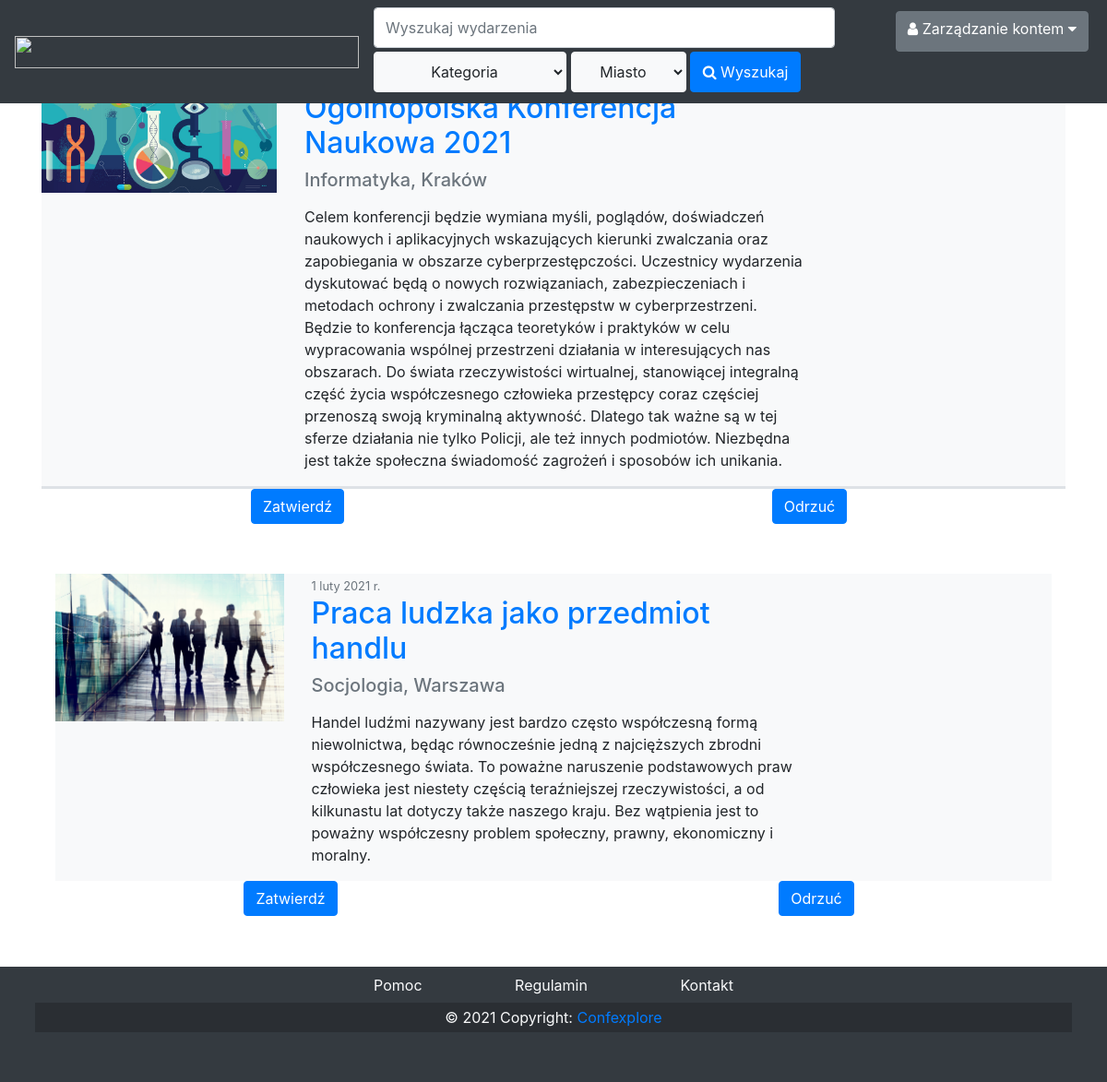
/eventsToAccept/ (signed in), run on the app's committed database.
### content/models.py (models this page shows, shortened)
class Event(models.Model):
    id = models.IntegerField(primary_key=True)
    name = models.CharField(max_length=100, default='konferencja')
    info = models.TextField(blank=True)
    localization = models.ForeignKey('City', on_delete=models.CASCADE, default="Warszawa")
    type = models.ForeignKey('Type', on_delete=models.CASCADE, default="Ogólna")
    date = models.CharField(max_length=30, default='1 stycznia')
    price = models.IntegerField(default=0)
    photo = models.ImageField(upload_to='images/', default='default.jpg')
    schedule = models.FileField(upload_to='schedule/', default='default.pdf')
    accepted = models.BooleanField(default=False)
    organizer = models.ForeignKey(Organizer, on_delete=models.CASCADE)

class Type(models.Model):
    name = models.CharField(max_length=100, default='Ogólna')

class City(models.Model):
    name = models.CharField(max_length=50, default='Warszawa')

### content/views.py (the view)
# urls.py: path('eventsToAccept/', EventsToAcceptView.as_view(), name='eventsToAccept'),
class EventsToAcceptView(View):
    def get(self, request: HttpRequest):
        context = {
            'events': Event.objects.all()
        }
        return render(request, 'content/eventsToAccept.html', context)

### content/context_processors.py (called while the page is built)
def search(request: HttpRequest) -> dict:
    context = {
        'types': Type.objects.all(),
        'cities': City.objects.all()
    }
    try:
        context['user_type'] = request.user.profile.role_name
    except AttributeError:
        pass
    return context

### templates/content/eventsToAccept.html
{% extends 'main.html' %}
{% block content %}
<div class="container ">
    <div class="row border-bottom" style="border-width:3px !important">
        {% for event in events %}
        <article class="media content-section bg-light">
            <div class="media-body">
              <div class="row">
                <div class="col-3">
                  <img src="{{event.photo.url}}" class="img-fluid">
                </div>
                <div class="col-6">
                  <div class="article-metadata">
                    <small class="text-muted">{{ event.date }}</small>
                  </div>
                  <h2><a class="article-title" href="/eventPreview/{{ event.id}}/">{{ event.name }}</a></h2>
                  <h5>
                    <p class="text-secondary">{{ event.type.name }}, {{ event.localization.name }}</p>
                  </h5>
                  <p class="article-content">{{ event.info }}</p>
                </div>
              </div>
            </div>
        </article>
    </div>
        <div class = "row" style="text-align: center; padding-bottom: 5%;">
            <div class = "col"><button type="button" class="btn btn-primary">Zatwierdź</button></div>
            <div class = "col"><button type="button" class="btn btn-primary">Odrzuć</button></div>
          </div>
        {% endfor %}
</div>
{% endblock content %}

### static/style.css (style rules this page uses)
body { margin: 0; padding: 0; }

### data on the page
Event: photo (picture), name "Ogólnopolska Konferencja Naukowa 2021", type.name "Informatyka", localization.name "Kraków", info "Celem konferencji będzie wymiana myśli, poglądów, doświadczeń naukowych i aplikacyjnych wskazujących kierunki zwalczania oraz zapobiegania w obszarze cyberprzestępczości. Uczestnicy wydarzenia dyskutować będą o nowych rozwiązaniach, zabezpieczeniach i metodach ochrony i zwalczania przestępstw w cyberprzestrzeni. Będzie to konferencja łącząca teoretyków i praktyków w celu wypracowania wspólnej przestrzeni działania w interesujących nas obszarach. Do świata rzeczywistości wirtualnej, stanowiącej integralną część życia współczesnego człowieka przestępcy coraz częściej przenoszą swoją kryminalną aktywność. Dlatego tak ważne są w tej sferze działania nie tylko Policji, ale też innych podmiotów.…"
Event: photo (picture), date "1 luty 2021 r.", name "Praca ludzka jako przedmiot handlu", type.name "Socjologia", localization.name "Warszawa", info "Handel ludźmi nazywany jest bardzo często współczesną formą niewolnictwa, będąc równocześnie jedną z najcięższych zbrodni współczesnego świata. To poważne naruszenie podstawowych praw człowieka jest niestety częścią teraźniejszej rzeczywistości, a od kilkunastu lat dotyczy także naszego kraju. Bez wątpienia jest to poważny współczesny problem społeczny, prawny, ekonomiczny i moralny."
